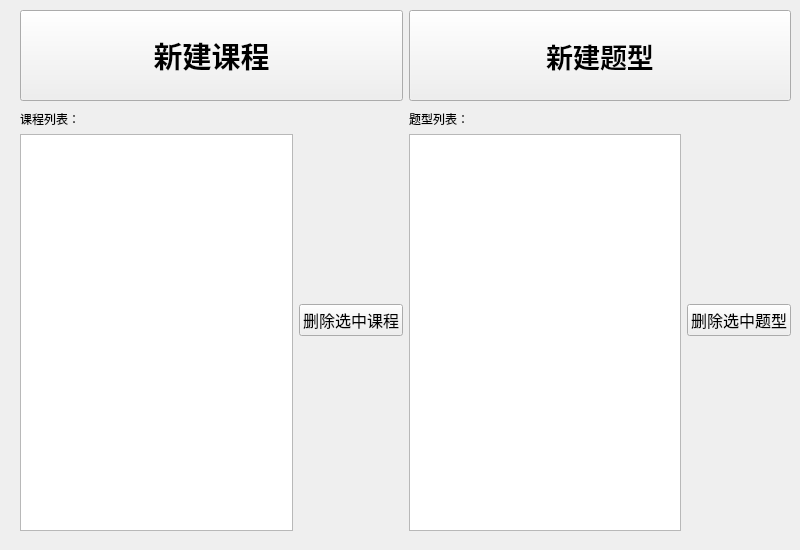
<?xml version="1.0" encoding="UTF-8"?>
<ui version="4.0">
 <class>NewSubject</class>
 <widget class="QWidget" name="NewSubject">
  <property name="geometry">
   <rect>
    <x>0</x>
    <y>0</y>
    <width>800</width>
    <height>550</height>
   </rect>
  </property>
  <property name="windowTitle">
   <string>Form</string>
  </property>
  <widget class="QWidget" name="layoutWidget2">
   <property name="geometry">
    <rect>
     <x>20</x>
     <y>110</y>
     <width>771</width>
     <height>421</height>
    </rect>
   </property>
   <layout class="QGridLayout" name="gridLayout">
    <item row="0" column="0">
     <widget class="QLabel" name="subjectsListLabel">
      <property name="text">
       <string>课程列表：</string>
      </property>
     </widget>
    </item>
    <item row="0" column="2">
     <widget class="QLabel" name="questionTypesLabel">
      <property name="text">
       <string>题型列表：</string>
      </property>
      <property name="buddy">
       <cstring>questionTypeList</cstring>
      </property>
     </widget>
    </item>
    <item row="0" column="1" rowspan="2">
     <widget class="QPushButton" name="deleteSelectedSubject">
      <property name="sizePolicy">
       <sizepolicy hsizetype="Minimum" vsizetype="Maximum">
        <horstretch>0</horstretch>
        <verstretch>0</verstretch>
       </sizepolicy>
      </property>
      <property name="font">
       <font>
        <family>仿宋</family>
        <pointsize>12</pointsize>
        <weight>50</weight>
        <bold>false</bold>
       </font>
      </property>
      <property name="text">
       <string>删除选中课程</string>
      </property>
     </widget>
    </item>
    <item row="0" column="3" rowspan="2">
     <widget class="QPushButton" name="deleteSelectedType">
      <property name="sizePolicy">
       <sizepolicy hsizetype="Minimum" vsizetype="Maximum">
        <horstretch>0</horstretch>
        <verstretch>0</verstretch>
       </sizepolicy>
      </property>
      <property name="font">
       <font>
        <family>仿宋</family>
        <pointsize>12</pointsize>
        <weight>50</weight>
        <bold>false</bold>
       </font>
      </property>
      <property name="text">
       <string>删除选中题型</string>
      </property>
     </widget>
    </item>
    <item row="1" column="0">
     <widget class="QListWidget" name="subjectsListsView">
      <property name="maximumSize">
       <size>
        <width>16777214</width>
        <height>16777215</height>
       </size>
      </property>
      <property name="font">
       <font>
        <pointsize>12</pointsize>
       </font>
      </property>
      <property name="selectionMode">
       <enum>QAbstractItemView::MultiSelection</enum>
      </property>
     </widget>
    </item>
    <item row="1" column="2">
     <widget class="QListWidget" name="questionTypeList">
      <property name="font">
       <font>
        <pointsize>11</pointsize>
       </font>
      </property>
      <property name="selectionMode">
       <enum>QAbstractItemView::MultiSelection</enum>
      </property>
      <property name="sortingEnabled">
       <bool>false</bool>
      </property>
     </widget>
    </item>
   </layout>
  </widget>
  <widget class="QWidget" name="layoutWidget">
   <property name="geometry">
    <rect>
     <x>20</x>
     <y>10</y>
     <width>771</width>
     <height>91</height>
    </rect>
   </property>
   <layout class="QHBoxLayout" name="horizontalLayout">
    <item>
     <widget class="QPushButton" name="newSubjectButton">
      <property name="sizePolicy">
       <sizepolicy hsizetype="Expanding" vsizetype="Expanding">
        <horstretch>0</horstretch>
        <verstretch>11</verstretch>
       </sizepolicy>
      </property>
      <property name="font">
       <font>
        <family>仿宋</family>
        <pointsize>22</pointsize>
        <weight>75</weight>
        <bold>true</bold>
       </font>
      </property>
      <property name="text">
       <string>新建课程</string>
      </property>
     </widget>
    </item>
    <item>
     <widget class="QPushButton" name="newTypeButton">
      <property name="sizePolicy">
       <sizepolicy hsizetype="Expanding" vsizetype="Expanding">
        <horstretch>0</horstretch>
        <verstretch>0</verstretch>
       </sizepolicy>
      </property>
      <property name="font">
       <font>
        <family>仿宋</family>
        <pointsize>20</pointsize>
        <weight>75</weight>
        <bold>true</bold>
       </font>
      </property>
      <property name="text">
       <string>新建题型</string>
      </property>
     </widget>
    </item>
   </layout>
  </widget>
 </widget>
 <resources/>
 <connections/>
</ui>
